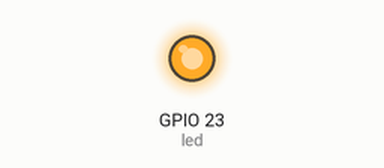
The sketch below on a simulated ESP32. Shown: output pins drawn as LEDs (lit = HIGH).

Above: at 1.0 s.
At 3.0 s:
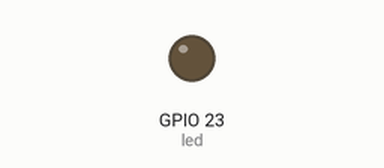
Timing chart, 0 to 5.2 s (numbered marks = the images above):
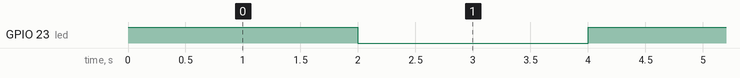

Measured:
- by itself, GPIO 23 (led): alternates HIGH for 2.0 s and LOW for 2.0 s

The sketch:

ESP32_led.ino
```cpp
const int led = 23; // broche de la LED

void setup() {
pinMode(led, OUTPUT);
}

void loop() {

digitalWrite(led, HIGH); // allumer la LED
delay(2000); // attendre 2 secondes

digitalWrite(led, LOW); // éteindre la LED
delay(2000); // attendre 2 secondes
}
```
